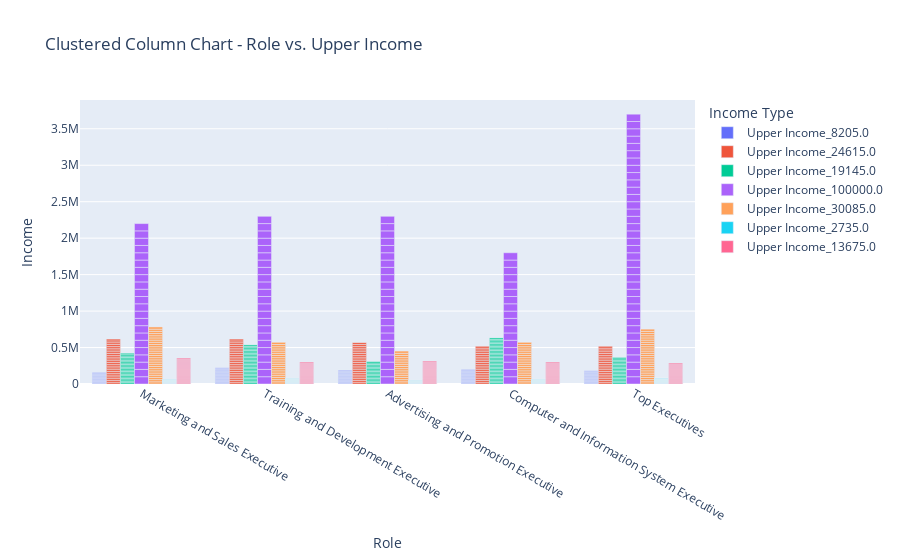

The notebook cell this image was saved under:
### Code cell
selected_df = df.loc[:, ['Role', 'Upper Income']]

# Melt the DataFrame to create a long-form DataFrame for Plotly Express
melted_df = selected_df.melt(id_vars='Role', var_name='Income Type', value_name='Income')

# Split 'Lower Income' into separate bars based on income values
melted_df['Income Type'] = melted_df['Income Type'] + '_' + melted_df['Income'].astype(str)

# Create clustered column chart with no separators within bars
clustered_fig = px.bar(melted_df, x='Role', y='Income', color='Income Type',
                        barmode='group', title='Clustered Column Chart - Role vs. Upper Income')


# Show the plot
clustered_fig.show()
